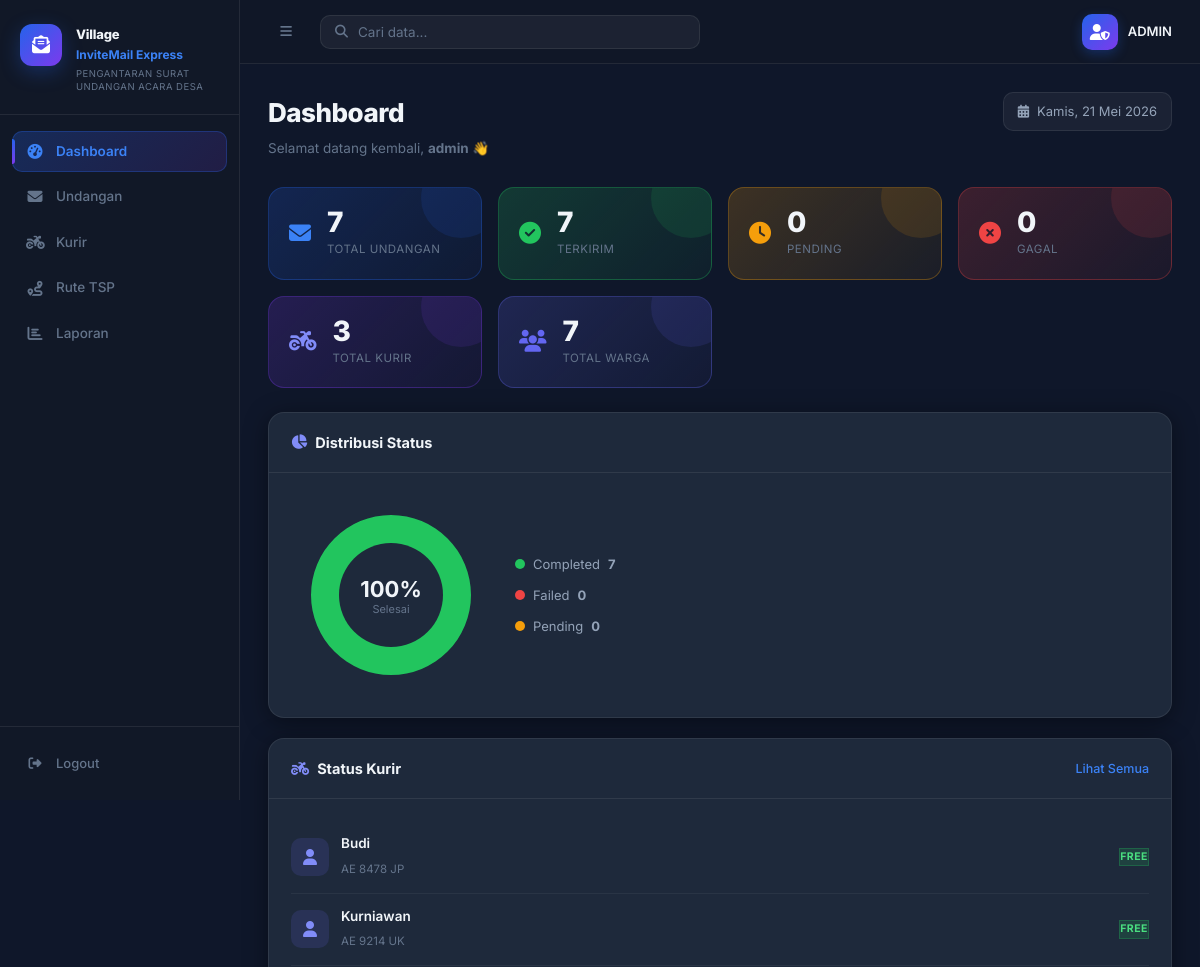
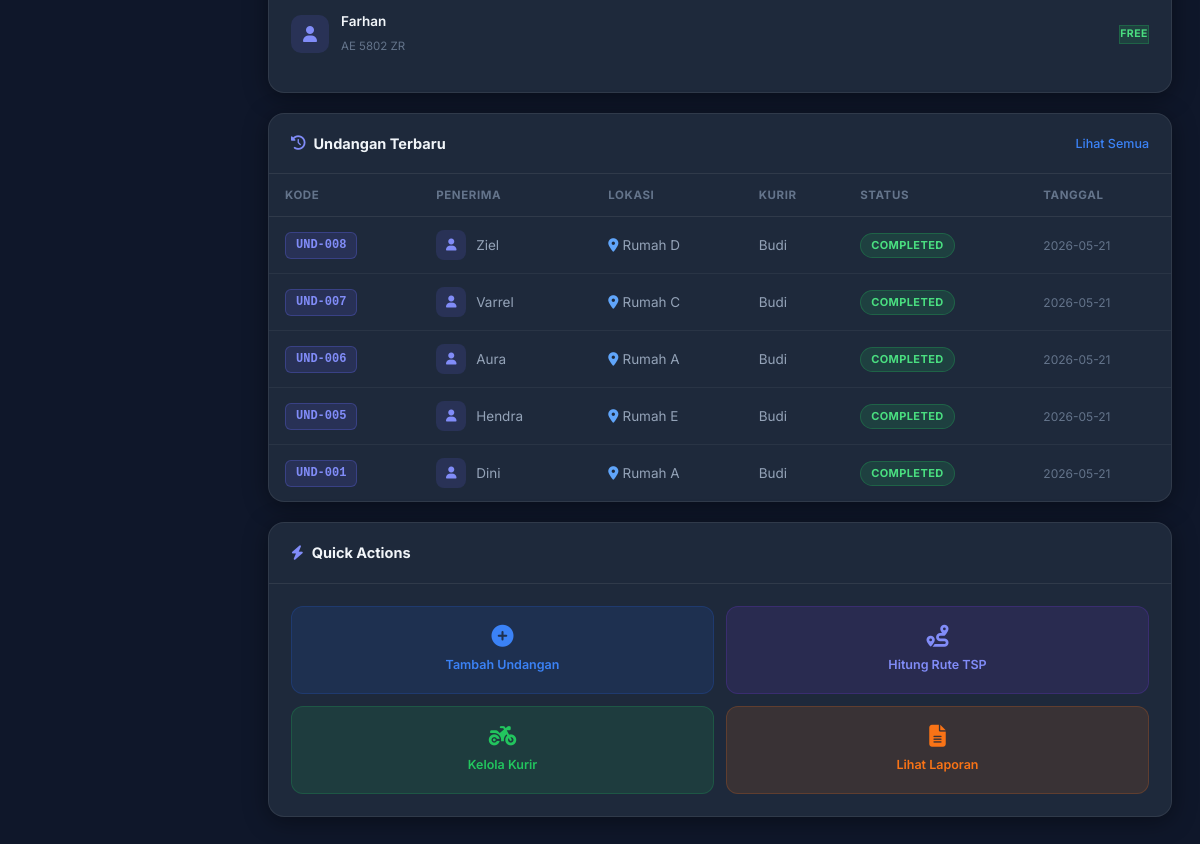
The page / (signed in) on the database its author committed (2 pictures, top to bottom).
### tables this page shows
CREATE TABLE kurir (
        id INTEGER PRIMARY KEY AUTOINCREMENT,
        nama TEXT NOT NULL,
        plat TEXT NOT NULL,
        telepon TEXT,
        status TEXT DEFAULT "FREE",
        created_at TIMESTAMP DEFAULT CURRENT_TIMESTAMP
    );

CREATE TABLE undangan (
        id INTEGER PRIMARY KEY AUTOINCREMENT,
        kode TEXT UNIQUE NOT NULL,
        nama_penerima TEXT NOT NULL,
        alamat TEXT NOT NULL,
        node_name TEXT NOT NULL,
        kurir_id INTEGER,
        status TEXT DEFAULT "PENDING",
        catatan TEXT,
        created_at TIMESTAMP DEFAULT CURRENT_TIMESTAMP,
        updated_at TIMESTAMP DEFAULT CURRENT_TIMESTAMP,
        FOREIGN KEY (kurir_id) REFERENCES kurir(id)
    );

### index.php (the view, shortened to what this page needs)
<?php
require_once 'db.php';
require_once 'includes/header.php';
$stats = [
    'total' => $pdo->query("SELECT COUNT(*) FROM undangan")->fetchColumn(),
    'completed' => $pdo->query("SELECT COUNT(*) FROM undangan WHERE status='COMPLETED'")->fetchColumn(),
    'pending' => $pdo->query("SELECT COUNT(*) FROM undangan WHERE status='PENDING'")->fetchColumn(),
    'failed' => $pdo->query("SELECT COUNT(*) FROM undangan WHERE status='FAILED'")->fetchColumn(),
    'kurir' => $pdo->query("SELECT COUNT(*) FROM kurir")->fetchColumn(),
    'warga' => $pdo->query("SELECT COUNT(DISTINCT nama_penerima) FROM undangan")->fetchColumn(),
];
$recent = $pdo->query("SELECT u.*, k.nama as kurir_nama FROM undangan u LEFT JOIN kurir k ON u.kurir_id=k.id ORDER BY u.created_at DESC LIMIT 5")->fetchAll();
$kurir_list = $pdo->query("SELECT * FROM kurir")->fetchAll();
?>
<div class="page-header">
  <div>
    <h1 class="page-title">Dashboard</h1>
    <p class="page-sub">Selamat datang kembali, <strong><?= htmlspecialchars($_SESSION['username'] ?? '') ?></strong> 👋</p>
  </div>
  <div class="page-actions">
    <span class="date-badge"><i class="fas fa-calendar-alt"></i> <span id="currentDate"></span></span>
  </div>
</div>
<div class="stats-grid">
  <div class="stat-card stat-blue">
    <div class="stat-icon"><i class="fas fa-envelope"></i></div>
    <div class="stat-info">
      <span class="stat-val"><?= $stats['total'] ?></span>
      <span class="stat-label">Total Undangan</span>
    </div>
  </div>
  <div class="stat-card stat-green">
    <div class="stat-icon"><i class="fas fa-check-circle"></i></div>
    <div class="stat-info">
      <span class="stat-val"><?= $stats['completed'] ?></span>
      <span class="stat-label">Terkirim</span>
    </div>
  </div>
  <div class="stat-card stat-yellow">
    <div class="stat-icon"><i class="fas fa-clock"></i></div>
    <div class="stat-info">
      <span class="stat-val"><?= $stats['pending'] ?></span>
      <span class="stat-label">Pending</span>
    </div>
  </div>
  <div class="stat-card stat-red">
    <div class="stat-icon"><i class="fas fa-times-circle"></i></div>
    <div class="stat-info">
      <span class="stat-val"><?= $stats['failed'] ?></span>
      <span class="stat-label">Gagal</span>
    </div>
  </div>
  <div class="stat-card stat-purple">
    <div class="stat-icon"><i class="fas fa-motorcycle"></i></div>
    <div class="stat-info">
      <span class="stat-val"><?= $stats['kurir'] ?></span>
      <span class="stat-label">Total Kurir</span>
    </div>
  </div>
  <div class="stat-card stat-indigo">
    <div class="stat-icon"><i class="fas fa-users"></i></div>
    <div class="stat-info">
      <span class="stat-val"><?= $stats['warga'] ?></span>
      <span class="stat-label">Total Warga</span>
    </div>
  </div>
</div>
<div class="dashboard-grid">
  <div class="card">
    <div class="card-header">
      <h2 class="card-title"><i class="fas fa-chart-pie"></i> Distribusi Status</h2>
    </div>
    <div class="card-body donut-wrap">
      <canvas id="donutChart" width="200" height="200"></canvas>
      <div class="donut-legend">
        <div class="legend-item"><span class="dot dot-green"></span> Completed <strong><?= $stats['completed'] ?></strong></div>
        <div class="legend-item"><span class="dot dot-red"></span> Failed <strong><?= $stats['failed'] ?></strong></div>
        <div class="legend-item"><span class="dot dot-yellow"></span> Pending <strong><?= $stats['pending'] ?></strong></div>
      </div>
    </div>
  </div>
  <div class="card">
    <div class="card-header">
      <h2 class="card-title"><i class="fas fa-motorcycle"></i> Status Kurir</h2>
      <a href="kurir.php" class="card-link">Lihat Semua</a>
    </div>
    <div class="card-body">
      <?php foreach ($kurir_list as $k): ?>
      <div class="kurir-row">
        <div class="kurir-avatar"><i class="fas fa-user"></i></div>
        <div class="kurir-info">
          <span class="kurir-name"><?= htmlspecialchars($k['nama']) ?></span>
          <span class="kurir-plat"><?= htmlspecialchars($k['plat']) ?></span>
        </div>
        <span class="badge-status <?= $k['status'] == 'SEDANG BERTUGAS' ? 'badge-busy' : 'badge-free' ?>">
          <?= htmlspecialchars($k['status']) ?>
        </span>
      </div>
      <?php endforeach; ?>
    </div>
  </div>
  <div class="card card-wide">
    <div class="card-header">
      <h2 class="card-title"><i class="fas fa-history"></i> Undangan Terbaru</h2>
      <a href="undangan.php" class="card-link">Lihat Semua</a>
    </div>
    <div class="card-body p0">
      <table class="data-table">
        <thead>
          <tr>
            <th>Kode</th>
            <th>Penerima</th>
            <th>Lokasi</th>
            <th>Kurir</th>
            <th>Status</th>
            <th>Tanggal</th>
          </tr>
        </thead>
        <tbody>
          <?php foreach ($recent as $u): ?>
          <tr>
            <td><span class="kode-badge"><?= htmlspecialchars($u['kode']) ?></span></td>
            <td>
              <div class="user-cell">
                <div class="user-mini-avatar"><i class="fas fa-user"></i></div>
                <?= htmlspecialchars($u['nama_penerima']) ?>
              </div>
            </td>
            <td><i class="fas fa-map-marker-alt" style="color:#60a5fa;margin-right:4px;"></i><?= htmlspecialchars($u['node_name']) ?></td>
            <td><?= htmlspecialchars($u['kurir_nama'] ?: '—') ?></td>
            <td>
              <span class="badge
                <?php
                if ($u['status'] == 'COMPLETED') echo 'badge-completed';
                elseif ($u['status'] == 'PENDING') echo 'badge-pending';
                elseif ($u['status'] == 'FAILED') echo 'badge-failed';
                ?>">
                <?= htmlspecialchars($u['status']) ?>
              </span>
            </td>
            <td style="color:#64748b;font-size:12px;"><?= substr($u['created_at'], 0, 10) ?></td>
          </tr>
          <?php endforeach; ?>
        </tbody>
      </table>
    </div>
  </div>
  <div class="card">
    <div class="card-header">
      <h2 class="card-title"><i class="fas fa-bolt"></i> Quick Actions</h2>
    </div>
    <div class="card-body quick-actions">
      <a href="undangan.php" class="qa-btn qa-blue">
        <i class="fas fa-plus-circle"></i>
        <span>Tambah Undangan</span>
      </a>
      <a href="tsp.php" class="qa-btn qa-purple">
        <i class="fas fa-route"></i>
        <span>Hitung Rute TSP</span>
      </a>
      <a href="kurir.php" class="qa-btn qa-green">
        <i class="fas fa-motorcycle"></i>
        <span>Kelola Kurir</span>
      </a>
      <a href="laporan.php" class="qa-btn qa-orange">
        <i class="fas fa-file-alt"></i>
        <span>Lihat Laporan</span>
      </a>
    </div>
  </div>
</div>
<script>
  document.getElementById('currentDate').textContent = new Date().toLocaleDateString('id-ID',{weekday:'long',year:'numeric',month:'long',day:'numeric'});
  const canvas = document.getElementById('donutChart');
  const ctx = canvas.getContext('2d');
  const data = [<?= $stats['completed'] ?>, <?= $stats['failed'] ?>, <?= $stats['pending'] ?>];
  const colors = ['#22c55e','#ef4444','#f59e0b'];
  const total = data.reduce((a,b)=>a+b,0) || 1;
  let start = -Math.PI/2;
  data.forEach((val,i) => {
    const slice = (val/total) * Math.PI * 2;
    ctx.beginPath();
    ctx.moveTo(100,100);
    ctx.arc(100,100,80,start,start+slice);
    ctx.closePath();
    ctx.fillStyle = colors[i];
    ctx.fill();
    start += slice;
  });
  ctx.beginPath();
  ctx.arc(100,100,52,0,Math.PI*2);
  ctx.fillStyle = getComputedStyle(document.body).getPropertyValue('--card-bg') || '#1e293b';
  ctx.fill();
  ctx.fillStyle = '#f1f5f9';
  ctx.font = 'bold 22px Inter';
  ctx.textAlign = 'center';
  ctx.textBaseline = 'middle';
  const pct = total > 0 ? Math.round((data[0]/total)*100) : 0;
  ctx.fillText(pct+'%', 100, 95);
  ctx.font = '11px Inter';
  ctx.fillStyle = '#64748b';
  ctx.fillText('Selesai', 100, 115);
</script>
<?php require_once 'includes/footer.php'; ?>

### includes/header.php (shortened to what this page needs)
<!DOCTYPE html>
<html lang="id">
<head>
  <link rel="stylesheet" href="https://cdnjs.cloudflare.com/ajax/libs/font-awesome/6.5.0/css/all.min.css"/>
  <link rel="stylesheet" href="static/css/style.css"/>
</head>
<body>
  <div class="app-layout">
    <aside class="sidebar" id="sidebar">
      <div class="sidebar-brand">
        <div class="brand-icon"><i class="fas fa-envelope-open-text"></i></div>
        <div class="brand-text">
          <span class="brand-title">Village</span>
          <span class="brand-subtitle">InviteMail Express</span>
          <span class="brand-desc">PENGANTARAN SURAT UNDANGAN ACARA DESA</span>
        </div>
      </div>
      <?php $current_page = basename($_SERVER['PHP_SELF']); ?>
      <nav class="sidebar-nav">
        <a href="index.php" class="nav-item <?= $current_page == 'index.php' ? 'active' : '' ?>">
          <i class="fas fa-tachometer-alt"></i>
          <span>Dashboard</span>
        </a>
        <a href="undangan.php" class="nav-item <?= $current_page == 'undangan.php' ? 'active' : '' ?>">
          <i class="fas fa-envelope"></i>
          <span>Undangan</span>
        </a>
        <a href="kurir.php" class="nav-item <?= $current_page == 'kurir.php' ? 'active' : '' ?>">
          <i class="fas fa-motorcycle"></i>
          <span>Kurir</span>
        </a>
        <a href="tsp.php" class="nav-item <?= $current_page == 'tsp.php' ? 'active' : '' ?>">
          <i class="fas fa-route"></i>
          <span>Rute TSP</span>
        </a>
        <a href="laporan.php" class="nav-item <?= $current_page == 'laporan.php' ? 'active' : '' ?>">
          <i class="fas fa-chart-bar"></i>
          <span>Laporan</span>
        </a>
      </nav>
      <div class="sidebar-footer">
        <a href="logout.php" class="btn-logout">
          <i class="fas fa-sign-out-alt"></i>
          <span>Logout</span>
        </a>
      </div>
    </aside>
    <div class="main-wrapper">
      <header class="topbar">
        <button class="sidebar-toggle" onclick="toggleSidebar()">
          <i class="fas fa-bars"></i>
        </button>
        <div class="topbar-search">
          <i class="fas fa-search"></i>
          <input type="text" placeholder="Cari data..." id="globalSearch"/>
        </div>
        <div class="topbar-right">
          <div class="user-avatar-wrap">
            <div class="user-avatar">
              <i class="fas fa-user-shield"></i>
            </div>
            <span class="user-name"><?= strtoupper($_SESSION['username'] ?? 'ADMIN') ?></span>
          </div>
        </div>
      </header>
      <main class="page-content">

### includes/footer.php (shortened to what this page needs)
      </main>
    </div>
  </div>
</body>
</html>

### rows shown on the page
kurir: nama "Budi", plat "AE 8478 JP", status "FREE"
kurir: nama "Kurniawan", plat "AE 9214 UK", status "FREE"
kurir: nama "Farhan", plat "AE 5802 ZR", status "FREE"
undangan: kode "UND-008", nama_penerima "Ziel", node_name "Rumah D", kurir.nama "Budi", status "COMPLETED", created_at "2026-05-21"
undangan: kode "UND-007", nama_penerima "Varrel", node_name "Rumah C", kurir.nama "Budi", status "COMPLETED", created_at "2026-05-21"
undangan: kode "UND-006", nama_penerima "Aura", node_name "Rumah A", kurir.nama "Budi", status "COMPLETED", created_at "2026-05-21"
undangan: kode "UND-005", nama_penerima "Hendra", node_name "Rumah E", kurir.nama "Budi", status "COMPLETED", created_at "2026-05-21"
undangan: kode "UND-001", nama_penerima "Dini", node_name "Rumah A", kurir.nama "Budi", status "COMPLETED", created_at "2026-05-21"

### other values the page prints
$_SESSION['username'] "ADMIN"
$_SESSION['username'] "admin"
$stats['total'] "7"
$stats['completed'] "7"
$stats['pending'] "0"
$stats['failed'] "0"
$stats['kurir'] "3"
$stats['warga'] "7"
chart data {{ $stats['completed'] }} 7
chart data {{ $stats['failed'] }} 0
chart data {{ $stats['pending'] }} 0
